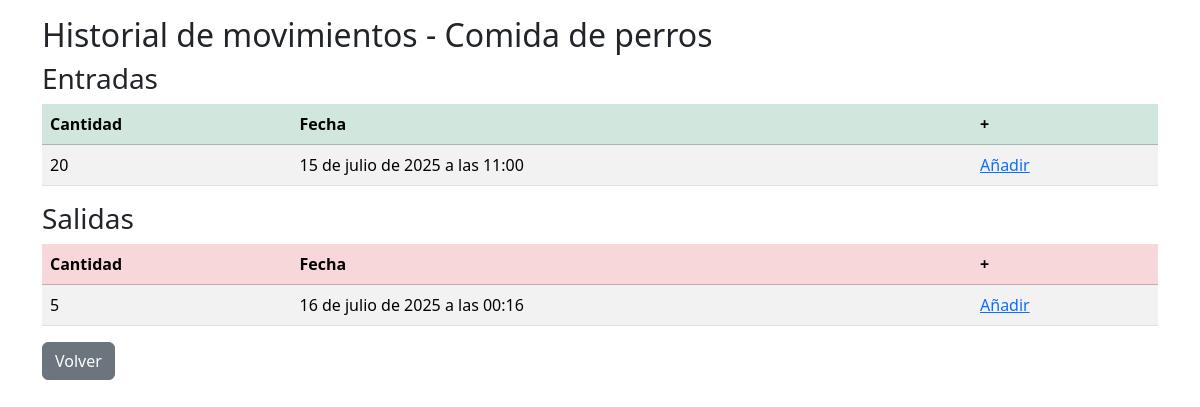
Screenshot of /producto/17/movimientos/ with the database file from the repository.
### producto/models.py (models this page shows, shortened)
class Producto(models.Model):
    nombre = models.CharField(max_length=200)
    precio = models.DecimalField(max_digits=6, decimal_places=2, default=0.00)
    categoria = models.ForeignKey(Categoria, on_delete=models.CASCADE, null=True, blank=True)
    proveedor = models.ForeignKey(Proveedor, on_delete=models.CASCADE, null=True, blank=True)
    stock = models.PositiveIntegerField(default=0)
    stock_minimo = models.IntegerField(default=0)

### movimientoStock/models.py (models this page shows)
class MovimientoStock(models.Model):
    ENTRADA = 'entrada'
    SALIDA = 'salida'
    TIPO_MOVIMIENTO_CHOICES = [
        (ENTRADA, 'Entrada'),
        (SALIDA, 'Salida'),
    ]
    producto = models.ForeignKey(Producto, on_delete=models.CASCADE, related_name="movimientos")
    tipo = models.CharField(max_length=10, choices=TIPO_MOVIMIENTO_CHOICES)
    cantidad = models.PositiveIntegerField()
    fecha_hora = models.DateTimeField(default=timezone.now)

### inventario/views.py (the view)
# urls.py: path('producto/<int:pk>/movimientos/', ProductoHistorialView.as_view(), name='historial'),
class ProductoHistorialView(DetailView):
    model = Producto
    template_name = 'stock/historial.html'
    context_object_name = 'movimientos'
    def get_context_data(self, **kwargs):
        context = super().get_context_data(**kwargs)
        producto = self.get_object()
        entradas = producto.movimientos.filter(tipo='entrada')
        salidas = producto.movimientos.filter(tipo='salida')
        context['entradas'] = entradas
        context['salidas'] = salidas
        return context

### inventario/templates/stock/historial.html
{% extends "layout.html" %}
{% block "page_content" %}
<h2>Historial de movimientos - {{object.nombre}}</h2>
<h3>Entradas</h3>
<table class="table table-striped">
    <thead>
        <tr class="table table-success">
            <th>Cantidad</th>
            <th>Fecha</th>
            <th>+</th>
        </tr>
    </thead>
    <tbody>
        {% for entrada in entradas %}
        <tr>
            <td>{{ entrada.cantidad }}</td>
            <td>{{ entrada.fecha_hora }}</td>
            <td><a href="{% url 'entrada_create' object.pk %}">Añadir</a></td>
        </tr>
        {% empty %}
        <tr>
            <td>No hay entradas registradas.</td>
            <td></td>
            <td><a href="{% url 'entrada_create' object.pk %}">Añadir</a></td>
        </tr>
        {% endfor %}
    </tbody>
</table>
<h3>Salidas</h3>
<table class="table table-striped">
    <thead>
        <tr class="table table-danger">
            <th>Cantidad</th>
            <th>Fecha</th>
            <th>+</th>
        </tr>
    </thead>
    <tbody>
        {% for salida in salidas %}
        <tr>
            <td>{{ salida.cantidad }}</td>
            <td>{{ salida.fecha_hora }}</td>
            <td><a href="{% url 'salida_create' object.pk %}">Añadir</a></td>
        </tr>
        {% empty %}
        <tr>
            <td >No hay salidas registradas.</td>
            <td></td>
            <td><a href="{% url 'salida_create' object.pk %}">Añadir</a></td>
        </tr>
        {% endfor %}
    </tbody>
</table>
<a href="{% url 'producto_detail' object.pk %}" class="btn btn-secondary">Volver</a>
{% endblock %}

### rows the page displays
Producto: nombre "Comida de perros"
MovimientoStock: cantidad "20", fecha_hora "15 de julio de 2025 a las 11:00"
MovimientoStock: cantidad "5", fecha_hora "16 de julio de 2025 a las 00:16"
